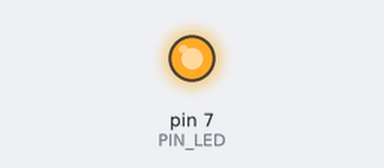
A sketch run on a simulated Arduino Uno, built with avr-gcc and run on an emulated ATmega328P. On the bench: output pins drawn as LEDs (lit = HIGH). What the sketch prints to the serial monitor is not drawn. At 2.0 s the program stops and its outputs stay as they are.

Above: at 0.5 s.
At 1.85 s:
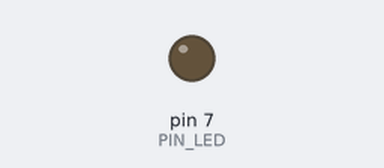
Timing chart, 0 to 3.0 s (numbered marks = the images above):
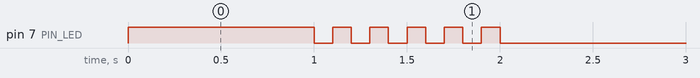

The sketch:

05_practice_2.ino.ino
```cpp
#define PIN_LED 7

unsigned int count;


void setup() {
  pinMode(PIN_LED, OUTPUT);

  Serial.begin(115200);
  while (!Serial) {
    ;
  }

  Serial.println("GPIO LED control start!");
  count = 0;
  digitalWrite(PIN_LED, LOW);
}


void loop() {
  Serial.println(++count);

  digitalWrite(PIN_LED, HIGH);
  delay(1000);

  for (int i = 0; i < 5; i++) {
    digitalWrite(PIN_LED, LOW);
    delay(100);

    digitalWrite(PIN_LED, HIGH);
    delay(100);
  }

  digitalWrite(PIN_LED, LOW);

  while (1) {
    ;
  }
}
```

Measured:
- by itself, pin 7 (PIN_LED): repeats every 0.20 s: LOW 0.10 s, HIGH 0.10 s, until it stays LOW from 2.0 s
